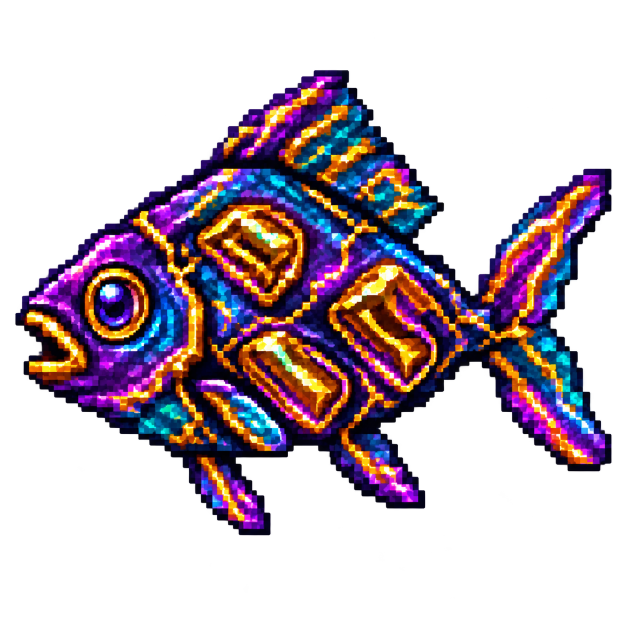
#> input picture tools/assets/fishing/v1/source/dark_gold_ore_fish.png, 1254 x 1254 px (shown at 1/2 size)
$ python -i build_ore_fish_icons.py   (imports and definitions only)
#> lines starting #> are read from the running program, lines starting #| are printed output that depends on the picture
"""矿石鱼与鱼羹物品图标的确定性生成器。

image_gen 出的原画是 1536x1024 / 1254x1254 这类任意尺寸, 直接当物品贴图会踩原版图集的两条硬规则:

1. 非正方形且不是帧尺寸整数倍的贴图, SpriteLoader.loadSprite 会走
   "Image {} size {},{} is not multiple of frame size {},{}" 这一支返回 null, 该物品直接退化成缺失贴图。
   无 .mcmeta 时帧尺寸取 min(宽, 高), 所以 1536x1024 推出 1024x1024, 1536 不是它的整数倍。
2. 边长只能被 2 整除有限次的贴图会拉低整张方块/物品图集的 mipmap 等级
   ("Texture {} with size {}x{} limits mip level from {} to {}"), 1254 只被 2 整除一次, 4 级直接掉到 1 级,
   全服所有远景贴图跟着糊。

所以图集里只放 64x64 的派生图 (正方形、2 的幂、能被 2^4 整除故保住 4 级 mipmap), 原画留在
tools/assets/fishing/v1/source/ 不进 JAR。

为什么是 64 而不是更高: 原版 GUI 缩放最大 4 档, 一个物品格恰好 64 真实像素, 64x64 已经是 1:1,
再高只是白占图集。更要命的是 ItemModelGenerator 会按贴图的 Alpha 轮廓生成侧面几何 ——
每个 (方向, 锚行/锚列) 组合一个 BlockElement(正反两面合起来另算一个), 单张上限 1 + 2 x 宽 + 2 x 高。
实测同一条暗金鱼: 1254x1254 原画 3473 个 element, 256x256 是 372, 64x64 只要 134 (本仓既有的塔罗牌/枪匠蓝图是
规整矩形轮廓, 256x256 也只有 38-44 个, 不可类比)。物品栏里摆满一箱这种图标时多画的面是实打实的掉帧。

ALPHA_FLOOR 存在的理由同上: LANCZOS 缩放会在鱼鳍边缘留一圈 alpha 只有个位数的碎屑, 肉眼看不见,
但 SpriteContents.isTransparent 只把 alpha == 0 当透明, 这圈碎屑会被当成实体轮廓,
把 element 数从 134 抬到 220。低于该阈值的像素一律清成全透明。

派生规则: 按 alpha 包围盒裁掉四周空白 -> 等比缩放到长边 64 -> 居中贴到 64x64 全透明画布 -> 清理碎屑。
等比缩放保证鱼不被拉扁; 先裁包围盒保证物品栏里主体尽可能占满格子。
"""

from __future__ import annotations

from pathlib import Path

from PIL import Image

ROOT = Path(__file__).resolve().parents[2]
SOURCE_DIR = ROOT / "tools/assets/fishing/v1/source"
OUTPUT_DIR = ROOT / "src/main/resources/assets/miningdim/textures/item/fishing"
ICON_SIZE = 64
# 低于这个 Alpha 的像素视为缩放碎屑, 一律清零(理由见模块 docstring)。
ALPHA_FLOOR = 8

FISH_TYPES = ("iron", "gold", "diamond", "emerald", "dark_gold")


def icon_names() -> list[str]:
    names = []
    for fish in FISH_TYPES:
        names.append(f"{fish}_ore_fish")
        names.append(f"{fish}_ore_fish_soup")
    return names


def build(source: Path) -> Image.Image:
    original = Image.open(source).convert("RGBA")
#> original is the input picture: PIL image 1254x1254 RGBA; mean R, G, B, A 36.5, 23, 31.8, 94.3
    bbox = original.getchannel("A").getbbox()
#> bbox = (0, 64, 1240, 1254)
    if bbox is None:
        raise ValueError(f"{source.name} 整张全透明, 没有可用的图像内容")
    cropped = original.crop(bbox)
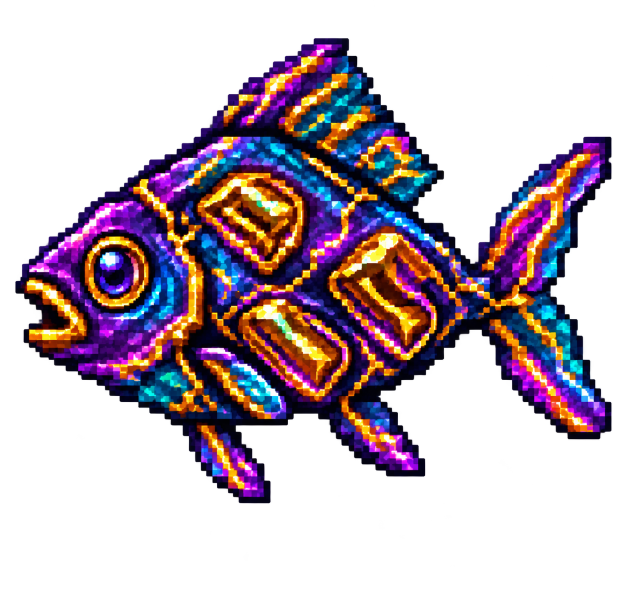
#> cropped: PIL image 1240x1190 RGBA (shown at 1/2 size); mean R, G, B, A 38.9, 24.5, 33.9, 100.5; transparent parts drawn white
    scale = ICON_SIZE / max(cropped.width, cropped.height)
#> scale = 0.0516
    scaled = cropped.resize(
        (max(1, round(cropped.width * scale)), max(1, round(cropped.height * scale))),
        Image.LANCZOS,
    )
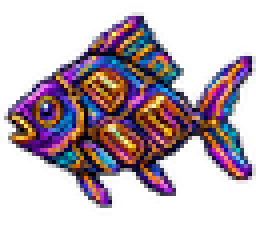
#> scaled: PIL image 64x61 RGBA (shown 4 times larger); mean R, G, B, A 40.7, 26.2, 37.4, 100.6; transparent parts drawn white
    canvas = Image.new("RGBA", (ICON_SIZE, ICON_SIZE), (0, 0, 0, 0))
#> canvas: PIL image 64x64 RGBA; every value is 0
    canvas.paste(scaled, ((ICON_SIZE - scaled.width) // 2, (ICON_SIZE - scaled.height) // 2))
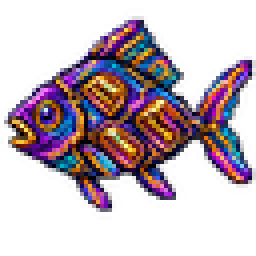
#> canvas: PIL image 64x64 RGBA (shown 4 times larger); mean R, G, B, A 38.8, 24.9, 35.7, 95.9; transparent parts drawn white
    pixels = canvas.load()
    for y in range(ICON_SIZE):
        for x in range(ICON_SIZE):
            if pixels[x, y][3] < ALPHA_FLOOR:
                pixels[x, y] = (0, 0, 0, 0)
    return canvas


def main() -> None:
    OUTPUT_DIR.mkdir(parents=True, exist_ok=True)
    for name in icon_names():
        source = SOURCE_DIR / f"{name}.png"
        if not source.exists():
            raise FileNotFoundError(f"缺少原画: {source.relative_to(ROOT)}")
        target = OUTPUT_DIR / f"{name}.png"
        build(source).save(target, optimize=True)
        print(f"wrote {target.relative_to(ROOT)}")


# [2 lines not run here, left out]

>>> result = build('../assets/fishing/v1/source/dark_gold_ore_fish.png')

$ run again, on tools/assets/fishing/v1/source/emerald_ore_fish.png
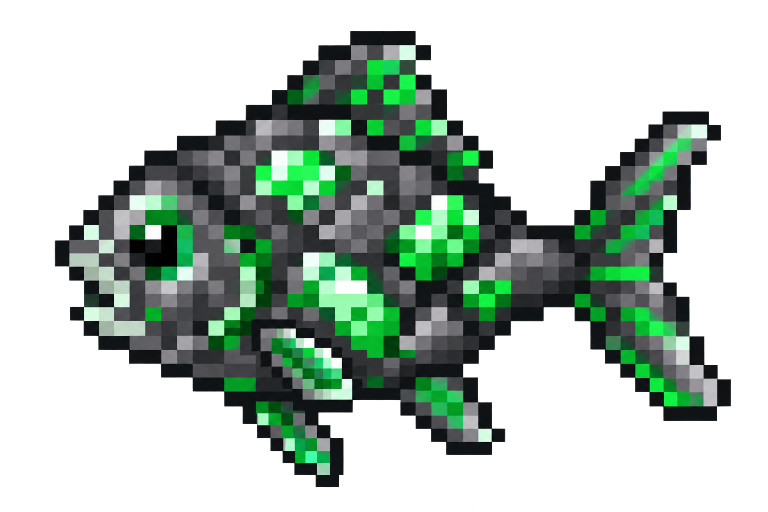
#> input picture tools/assets/fishing/v1/source/emerald_ore_fish.png, 1536 x 1024 px (shown at 1/2 size)
#> in build, original is the input picture: PIL image 1536x1024 RGBA; mean R, G, B, A 29.7, 45.9, 35.6, 104.7
#> bbox = (0, 35, 1482, 1024)
#> in build, `cropped = original.crop(bbox)`:
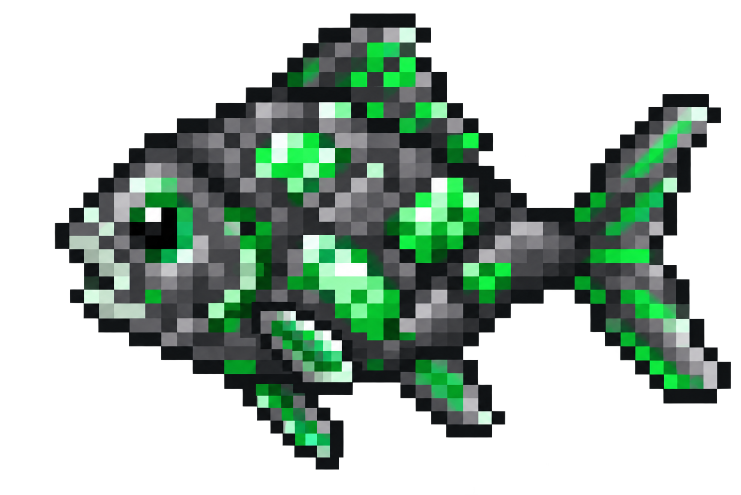
#> cropped: PIL image 1482x989 RGBA (shown at 1/2 size); mean R, G, B, A 31.6, 49.1, 38, 112.4; transparent parts drawn white
#> in build, `canvas.paste(scaled, ((ICON_SIZE - scaled.width) // 2, (ICON_SIZE - sc..`:
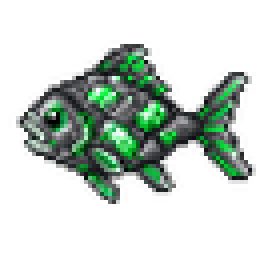
#> canvas: PIL image 64x64 RGBA (shown 4 times larger); mean R, G, B, A 20.5, 31.6, 24, 75.6; transparent parts drawn white
